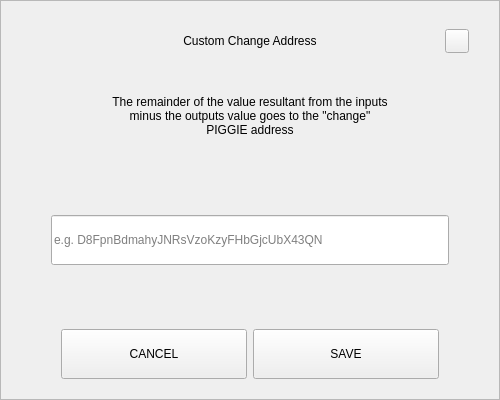
<?xml version="1.0" encoding="UTF-8"?>
<ui version="4.0">
 <class>SendChangeAddressDialog</class>
 <widget class="QDialog" name="SendChangeAddressDialog">
  <property name="geometry">
   <rect>
    <x>0</x>
    <y>0</y>
    <width>500</width>
    <height>400</height>
   </rect>
  </property>
  <property name="windowTitle">
   <string>Dialog</string>
  </property>
  <layout class="QVBoxLayout" name="verticalLayout">
   <property name="spacing">
    <number>0</number>
   </property>
   <property name="leftMargin">
    <number>0</number>
   </property>
   <property name="topMargin">
    <number>0</number>
   </property>
   <property name="rightMargin">
    <number>0</number>
   </property>
   <property name="bottomMargin">
    <number>0</number>
   </property>
   <item>
    <widget class="QFrame" name="frame">
     <property name="styleSheet">
      <string notr="true"/>
     </property>
     <property name="frameShape">
      <enum>QFrame::StyledPanel</enum>
     </property>
     <property name="frameShadow">
      <enum>QFrame::Raised</enum>
     </property>
     <layout class="QVBoxLayout" name="verticalLayout_2" stretch="0,0,0,0,0,0,0">
      <property name="spacing">
       <number>0</number>
      </property>
      <property name="leftMargin">
       <number>30</number>
      </property>
      <property name="topMargin">
       <number>20</number>
      </property>
      <property name="rightMargin">
       <number>30</number>
      </property>
      <property name="bottomMargin">
       <number>20</number>
      </property>
      <item>
       <layout class="QHBoxLayout" name="horizontalLayout_3">
        <property name="spacing">
         <number>0</number>
        </property>
        <item>
         <spacer name="horizontalSpacer_2">
          <property name="orientation">
           <enum>Qt::Horizontal</enum>
          </property>
          <property name="sizeHint" stdset="0">
           <size>
            <width>40</width>
            <height>20</height>
           </size>
          </property>
         </spacer>
        </item>
        <item>
         <widget class="QLabel" name="labelTitle">
          <property name="minimumSize">
           <size>
            <width>0</width>
            <height>40</height>
           </size>
          </property>
          <property name="maximumSize">
           <size>
            <width>16777215</width>
            <height>40</height>
           </size>
          </property>
          <property name="styleSheet">
           <string notr="true">padding-left:24px;</string>
          </property>
          <property name="text">
           <string>Custom Change Address</string>
          </property>
          <property name="alignment">
           <set>Qt::AlignCenter</set>
          </property>
          <property name="margin">
           <number>7</number>
          </property>
         </widget>
        </item>
        <item>
         <spacer name="horizontalSpacer">
          <property name="orientation">
           <enum>Qt::Horizontal</enum>
          </property>
          <property name="sizeHint" stdset="0">
           <size>
            <width>40</width>
            <height>20</height>
           </size>
          </property>
         </spacer>
        </item>
        <item>
         <widget class="QPushButton" name="btnEsc">
          <property name="minimumSize">
           <size>
            <width>24</width>
            <height>24</height>
           </size>
          </property>
          <property name="maximumSize">
           <size>
            <width>24</width>
            <height>24</height>
           </size>
          </property>
          <property name="focusPolicy">
           <enum>Qt::NoFocus</enum>
          </property>
          <property name="text">
           <string/>
          </property>
         </widget>
        </item>
       </layout>
      </item>
      <item>
       <spacer name="verticalSpacer_2">
        <property name="orientation">
         <enum>Qt::Vertical</enum>
        </property>
        <property name="sizeType">
         <enum>QSizePolicy::Fixed</enum>
        </property>
        <property name="sizeHint" stdset="0">
         <size>
          <width>20</width>
          <height>20</height>
         </size>
        </property>
       </spacer>
      </item>
      <item alignment="Qt::AlignHCenter">
       <widget class="QLabel" name="labelMessage">
        <property name="minimumSize">
         <size>
          <width>0</width>
          <height>70</height>
         </size>
        </property>
        <property name="text">
         <string>The remainder of the value resultant from the inputs minus the outputs value goes to the &quot;change&quot; PIGGIE address</string>
        </property>
        <property name="alignment">
         <set>Qt::AlignCenter</set>
        </property>
        <property name="wordWrap">
         <bool>true</bool>
        </property>
       </widget>
      </item>
      <item>
       <spacer name="verticalSpacer_3">
        <property name="orientation">
         <enum>Qt::Vertical</enum>
        </property>
        <property name="sizeHint" stdset="0">
         <size>
          <width>20</width>
          <height>40</height>
         </size>
        </property>
       </spacer>
      </item>
      <item>
       <layout class="QHBoxLayout" name="horizontalLayout_2">
        <property name="spacing">
         <number>0</number>
        </property>
        <property name="leftMargin">
         <number>20</number>
        </property>
        <property name="rightMargin">
         <number>20</number>
        </property>
        <item>
         <widget class="QLineEdit" name="lineEditAddress">
          <property name="minimumSize">
           <size>
            <width>0</width>
            <height>50</height>
           </size>
          </property>
          <property name="placeholderText">
           <string notr="true">e.g. D8FpnBdmahyJNRsVzoKzyFHbGjcUbX43QN</string>
          </property>
         </widget>
        </item>
       </layout>
      </item>
      <item>
       <spacer name="verticalSpacer">
        <property name="orientation">
         <enum>Qt::Vertical</enum>
        </property>
        <property name="sizeHint" stdset="0">
         <size>
          <width>20</width>
          <height>40</height>
         </size>
        </property>
       </spacer>
      </item>
      <item>
       <layout class="QHBoxLayout" name="horizontalLayout" stretch="2,2">
        <property name="spacing">
         <number>6</number>
        </property>
        <property name="leftMargin">
         <number>30</number>
        </property>
        <property name="rightMargin">
         <number>30</number>
        </property>
        <item>
         <widget class="QPushButton" name="btnCancel">
          <property name="minimumSize">
           <size>
            <width>180</width>
            <height>50</height>
           </size>
          </property>
          <property name="focusPolicy">
           <enum>Qt::NoFocus</enum>
          </property>
          <property name="text">
           <string>CANCEL</string>
          </property>
         </widget>
        </item>
        <item>
         <widget class="QPushButton" name="btnSave">
          <property name="minimumSize">
           <size>
            <width>180</width>
            <height>50</height>
           </size>
          </property>
          <property name="focusPolicy">
           <enum>Qt::NoFocus</enum>
          </property>
          <property name="text">
           <string>SAVE</string>
          </property>
         </widget>
        </item>
       </layout>
      </item>
     </layout>
    </widget>
   </item>
  </layout>
 </widget>
 <resources/>
 <connections/>
</ui>
